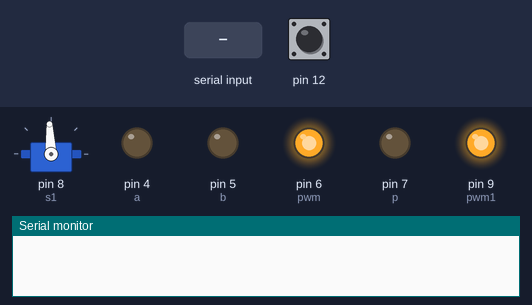
Bench run of a sketch on a simulated Arduino Uno, built with avr-gcc and run on an emulated ATmega328P. Shown: servo, output pins drawn as LEDs (lit = HIGH), the last lines printed to the serial monitor. Inputs (shaded band) come from the test bench; at power-on: pin 12 HIGH.

Above: at 1.2 s.
1.3 s: "b" received over Serial
At 1.8 s:
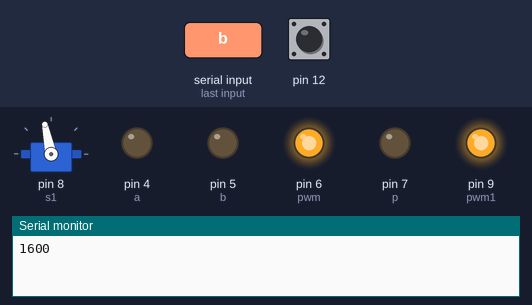
2.8 s: "l" received over Serial
At 3.4 s:
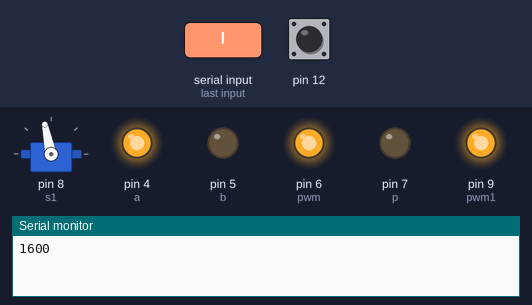
5.1 s: "f" received over Serial
At 5.9 s:
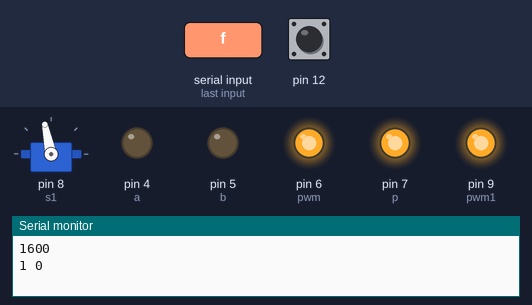
7.6 s: "r" received over Serial
At 7.7 s:
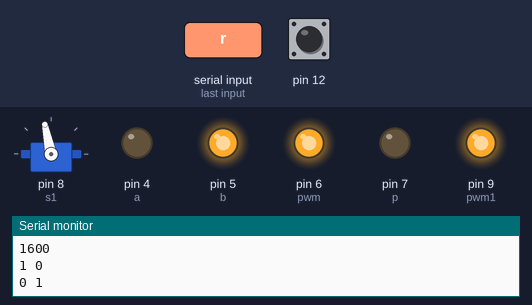
11.2 s: "s" received over Serial
At 11.7 s:
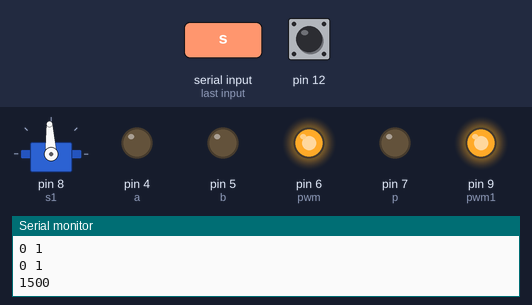
Timing chart, 0 to 13.7 s (numbered marks = the images above; inputs shaded):
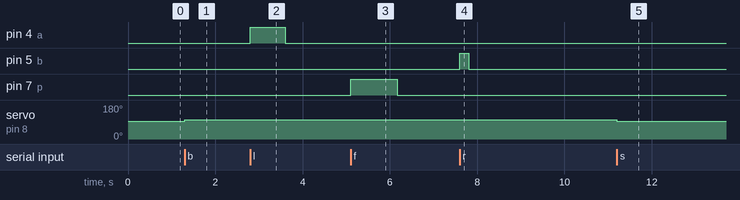

Measured:
- after the input at 1.3 s, servo on pin 8 (s1): 93° → 102° at once
- after the input at 2.8 s, pin 4 (a): LOW → HIGH at once, → LOW 0.80 s later
- after the input at 5.1 s, pin 7 (p): LOW → HIGH at once, → LOW 1.1 s later
- after the input at 7.6 s, pin 5 (b): LOW → HIGH at once, → LOW 0.20 s later
- after the input at 11.2 s, servo on pin 8 (s1): 102° → 93° at once

The sketch:

feedload.ino
```cpp
#include <Servo.h>

Servo s1;
int a = 4, b = 5, pwm = 6;
int p = 7, q = 72, pwm1 = 9;
bool autoload = LOW;

void setup() {


  Serial.begin(9600);

  pinMode(a, OUTPUT);
  pinMode(b, OUTPUT);
  pinMode(pwm, OUTPUT);
pinMode(12, INPUT);
  pinMode(p, OUTPUT);
  pinMode(q, OUTPUT);
  pinMode(pwm1, OUTPUT);

  digitalWrite(a, LOW);
  digitalWrite(b, LOW);

  digitalWrite(p, LOW);
  digitalWrite(q, LOW);

  s1.attach(8);

  s1.write(1500);

  analogWrite(pwm, 255);
  analogWrite(pwm1, 255);
}

void loop() {
  if(autoload==HIGH)
  {
  analogWrite(pwm, 80);
  digitalWrite(a, HIGH);
  digitalWrite(b, LOW);
  delay(1200);
  analogWrite(pwm, 255);
  digitalWrite(a, HIGH);
  digitalWrite(b, LOW);
  delay(400);
  digitalWrite(a, 0);
  digitalWrite(b, 0);
  digitalWrite(a, LOW);
  digitalWrite(b, HIGH);
  delay(200);
  digitalWrite(a, 0);
  digitalWrite(b, 0);
  }
  int aa=digitalRead(12);
  if(aa==0){
  Serial.print(aa); Serial.println("  k");}
  if (Serial.available())
  {
    //    int spd = Serial.parseInt();
    //
    //    s1.write(spd);

    char ch = Serial.read();

    if (ch == 's') {
      //      int spd = Serial.parseInt();
      int spd = 1500;
      s1.write(spd);
      Serial.println(spd);
    }
    if (ch == 'b') {
      //      int spd = Serial.parseInt();
      int spd = 1600;
      s1.write(spd);
      Serial.println(spd);
    }
    if (ch == 'l') {
      digitalWrite(a, HIGH);
      digitalWrite(b, LOW);
      delay(800);
      digitalWrite(a, 0);
      digitalWrite(b, 0);
      Serial.print(HIGH); Serial.print(' '); Serial.println(LOW);
    }
    if (ch == 'f') {
      digitalWrite(p, HIGH);
      digitalWrite(q, LOW);
      delay(1062);
      digitalWrite(p, 0);
      digitalWrite(q, 0);
      Serial.print(LOW); Serial.print(' '); Serial.println(HIGH);
    }
    if (ch == 'r') {
      digitalWrite(a, LOW);
      digitalWrite(b, HIGH);
      delay(200);
      digitalWrite(a, 0);
      digitalWrite(b, 0);
      Serial.print(LOW); Serial.print(' '); Serial.println(HIGH);
    }
  }
}
```
